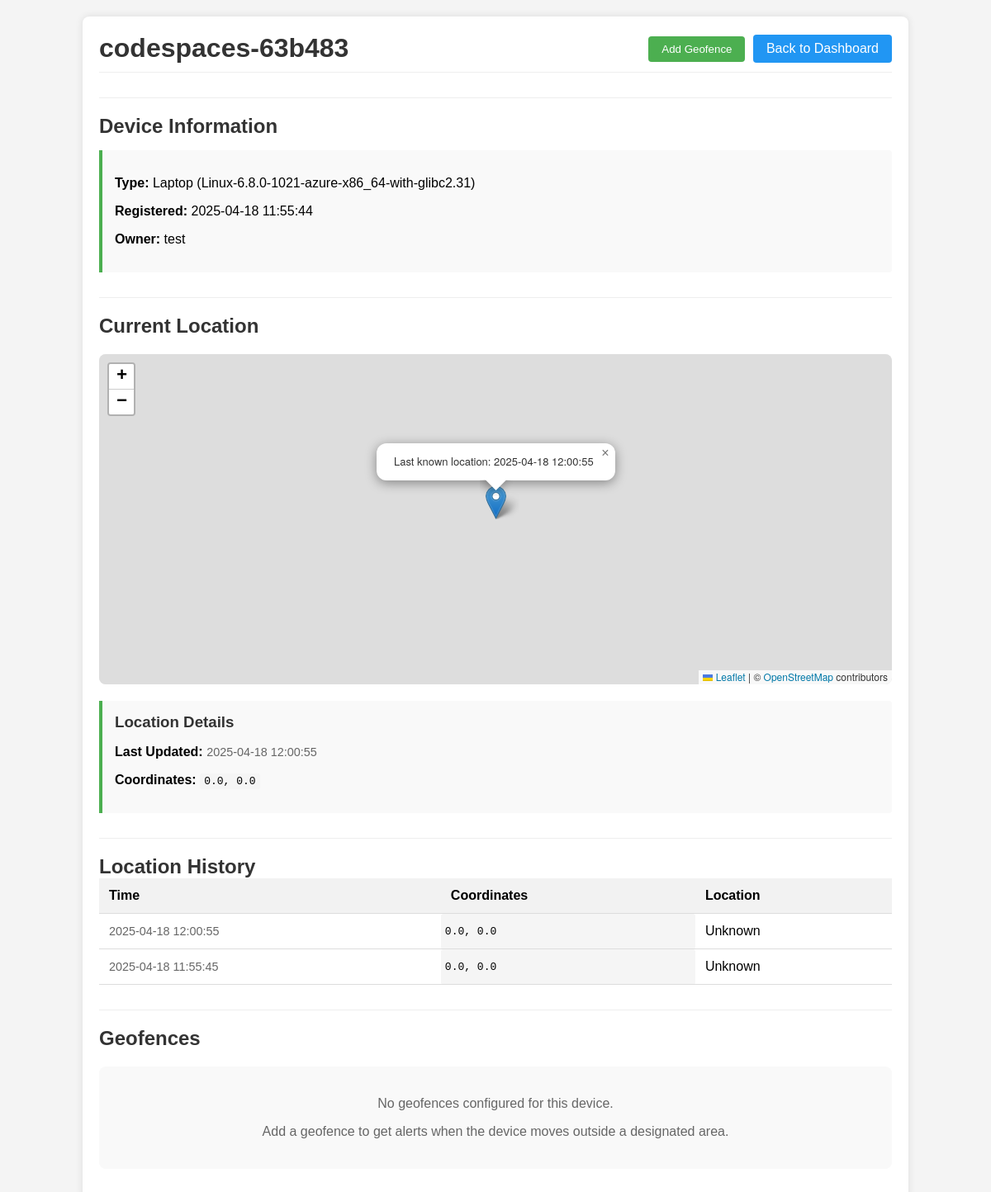
The page /device/1 (signed in) on the database its author committed.
### tables this page shows
CREATE TABLE devices (
                id INTEGER PRIMARY KEY,
                user_id INTEGER,
                device_name TEXT NOT NULL,
                device_type TEXT NOT NULL,
                registered_date TEXT NOT NULL,
                FOREIGN KEY (user_id) REFERENCES users (id)
            );

CREATE TABLE users (
                id INTEGER PRIMARY KEY,
                username TEXT UNIQUE NOT NULL,
                password TEXT NOT NULL,
                salt TEXT NOT NULL
            );

CREATE TABLE locations (
                id INTEGER PRIMARY KEY,
                device_id INTEGER,
                latitude REAL NOT NULL,
                longitude REAL NOT NULL,
                ip_address TEXT,
                city TEXT,
                region TEXT,
                country TEXT,
                timestamp TEXT NOT NULL,
                FOREIGN KEY (device_id) REFERENCES devices (id)
            );

### track_server.py (the view)
@app.route('/device/<int:device_id>')
@login_required
def device_details(device_id):
    device = db.get_device_details(device_id)
    if not device or device[4] != session.get('username'):
        return redirect(url_for('dashboard'))
    latest_location = db.get_latest_device_location(device_id)
    history = db.get_device_location_history(device_id)
    geofences = db.get_device_geofences(device_id)
    return render_template('device.html',
                          device=device,
                          latest_location=latest_location,
                          history=history,
                          geofences=geofences)

### track_server.py (called while the page is built)
def login_required(f):
    @wraps(f)
    def decorated_function(*args, **kwargs):
        if 'user_id' not in session:
            return redirect(url_for('login'))
        return f(*args, **kwargs)
    return decorated_function

def generate_csrf_token():
    if 'csrf_token' not in session:
        session['csrf_token'] = secrets.token_hex(32)
    return session['csrf_token']

@app.context_processor
def inject_csrf_token():
    return {'csrf_token': generate_csrf_token()}

@app.after_request
def add_security_headers(response):
    response.headers['Content-Security-Policy'] = "default-src 'self'; script-src 'self' 'unsafe-inline' https://unpkg.com; style-src 'self' 'unsafe-inline' https://unpkg.com; img-src 'self' data: https://*.tile.openstreetmap.org; connect-src 'self'"
    response.headers['X-Content-Type-Options'] = 'nosniff'
    response.headers['X-Frame-Options'] = 'DENY'
    response.headers['X-XSS-Protection'] = '1; mode=block'
    return response

    def get_device_details(self, device_id):
        with self.lock:
            self.cursor.execute(
                "SELECT d.id, d.device_name, d.device_type, d.registered_date, u.username "
                "FROM devices d JOIN users u ON d.user_id = u.id WHERE d.id = ?",
                (device_id,)
            )
            return self.cursor.fetchone()

    def get_device_location_history(self, device_id, limit=20):
        with self.lock:
            self.cursor.execute(
                "SELECT latitude, longitude, ip_address, city, region, country, timestamp "
                "FROM locations WHERE device_id = ? ORDER BY timestamp DESC LIMIT ?",
                (device_id, limit)
            )
            return self.cursor.fetchall()

    def get_latest_device_location(self, device_id):
        with self.lock:
            self.cursor.execute(
                "SELECT latitude, longitude, ip_address, city, region, country, timestamp "
                "FROM locations WHERE device_id = ? ORDER BY timestamp DESC LIMIT 1",
                (device_id,)
            )
            return self.cursor.fetchone()

    def get_device_geofences(self, device_id):
        with self.lock:
            self.cursor.execute(
                "SELECT id, name, latitude, longitude, radius FROM geofences WHERE device_id = ?",
                (device_id,)
            )
            return self.cursor.fetchall()

### templates/device.html (shortened to what this page needs)
<!DOCTYPE html>
<html lang="en">
<head>
    <link rel="stylesheet" href="https://unpkg.com/leaflet@1.7.1/dist/leaflet.css"
/>
</head>
<body>
    <div class="container">
        <header>
            <h1>{{ device[1] }}</h1>
            <div>
                <button id="addGeofenceBtn" class="btn">Add Geofence</button>
                <a href="/dashboard" class="btn back-btn">Back to Dashboard</a>
            </div>
        </header>
        <div class="section">
            <h2>Device Information</h2>
            <div class="info-box">
                <p><strong>Type:</strong> {{ device[2] }}</p>
                <p><strong>Registered:</strong> {{ device[3] }}</p>
                <p><strong>Owner:</strong> {{ device[4] }}</p>
            </div>
        </div>
        {% if latest_location %}
        <div class="section">
            <h2>Current Location</h2>
            <div class="map-container">
                <div id="map"></div>
            </div>
            <div class="info-box">
                <h3>Location Details</h3>
                <p><strong>Last Updated:</strong> <span class="timestamp">{{ latest_location[6] }}</span></p>
                <p><strong>Coordinates:</strong> <span class="coordinates">{{ latest_location[0] }}, {{ latest_location[1] }}</span></p>
            </div>
        </div>
        {% endif %}
        <div class="section">
            <h2>Location History</h2>
            {% if history %}
            <table>
                <thead>
                    <tr>
                        <th>Time</th>
                        <th>Coordinates</th>
                        <th>Location</th>
                    </tr>
                </thead>
                <tbody>
                    {% for location in history %}
                    <tr>
                        <td class="timestamp">{{ location[6] }}</td>
                        <td class="coordinates">{{ location[0] }}, {{ location[1] }}</td>
                        <td>
                            {% if location[3] %}
                                {{ location[3] }}{% if location[4] %}, {{ location[4] }}{% endif %}{% if location[5] %}, {{ location[5] }}{% endif %}
                            {% else %}
                                Unknown
                            {% endif %}
                        </td>
                    </tr>
                    {% endfor %}
                </tbody>
            </table>
            {% else %}
            <div class="no-data">
                <p>No location history available for this device.</p>
            </div>
            {% endif %}
        </div>
        <div class="section">
            <h2>Geofences</h2>
            {% if geofences %}
            <table>
                <thead>
                    <tr>
                        <th>Name</th>
                        <th>Coordinates</th>
                        <th>Radius (km)</th>
                    </tr>
                </thead>
                <tbody>
                    {% for geofence in geofences %}
                    <tr>
                        <td>{{ geofence[1] }}</td>
                        <td class="coordinates">{{ geofence[2] }}, {{ geofence[3] }}</td>
                        <td>{{ geofence[4] }}</td>
                    </tr>
                    {% endfor %}
                </tbody>
            </table>
            {% else %}
            <div class="no-data">
                <p>No geofences configured for this device.</p>
                <p>Add a geofence to get alerts when the device moves outside a designated area.</p>
            </div>
            {% endif %}
        </div>
    </div>
</body>
</html>

### templates/device.html (style rules this page uses)
body { font-family: Arial, sans-serif; margin: 0; padding: 0; background-color: #f4f4f4; }
.container { width: 80%; margin: 20px auto; background-color: white; padding: 20px; border-radius: 8px; box-shadow: 0 0 10px rgba(0,0,0,0.1); }
header { display: flex; justify-content: space-between; align-items: center; margin-bottom: 20px; padding-bottom: 10px; border-bottom: 1px solid #eee; }
h1, h2, h3 { color: #333; margin: 0; }
.btn { display: inline-block; padding: 8px 16px; background-color: #4CAF50; color: white; text-decoration: none; border-radius: 4px; border: none; cursor: pointer; transition: background-color 0.3s; margin-left: 5px; }
.back-btn { background-color: #2196F3; }
.section { margin-top: 30px; padding-top: 20px; border-top: 1px solid #eee; }
.map-container { height: 400px; background-color: #eee; margin: 20px 0; position: relative; border-radius: 8px; overflow: hidden; }
#map { height: 100%; width: 100%; }
.info-box { background-color: #f9f9f9; border-left: 4px solid #4CAF50; padding: 15px; margin: 15px 0; border-radius: 0 4px 4px 0; }
.info-box h3 { margin-top: 0; color: #333; }
table { width: 100%; border-collapse: collapse; }
th, td { padding: 12px; text-align: left; border-bottom: 1px solid #ddd; }
th { background-color: #f2f2f2; font-weight: bold; }
.no-data { padding: 20px; text-align: center; color: #666; background-color: #f9f9f9; border-radius: 8px; margin: 20px 0; }
.timestamp { color: #666; font-size: 0.9em; }
.coordinates { font-family: monospace; background-color: #f5f5f5; padding: 2px 5px; border-radius: 3px; }

### rows shown on the page
devices: device_name "codespaces-63b483", device_type "Laptop (Linux-6.8.0-1021-azure-x86_64-with-glibc2.31)", registered_date "2025-04-18 11:55:44"
users: username "test"
locations: timestamp "2025-04-18 12:00:55", latitude "0.0", longitude "0.0"
locations: timestamp "2025-04-18 11:55:45", latitude "0.0", longitude "0.0"
